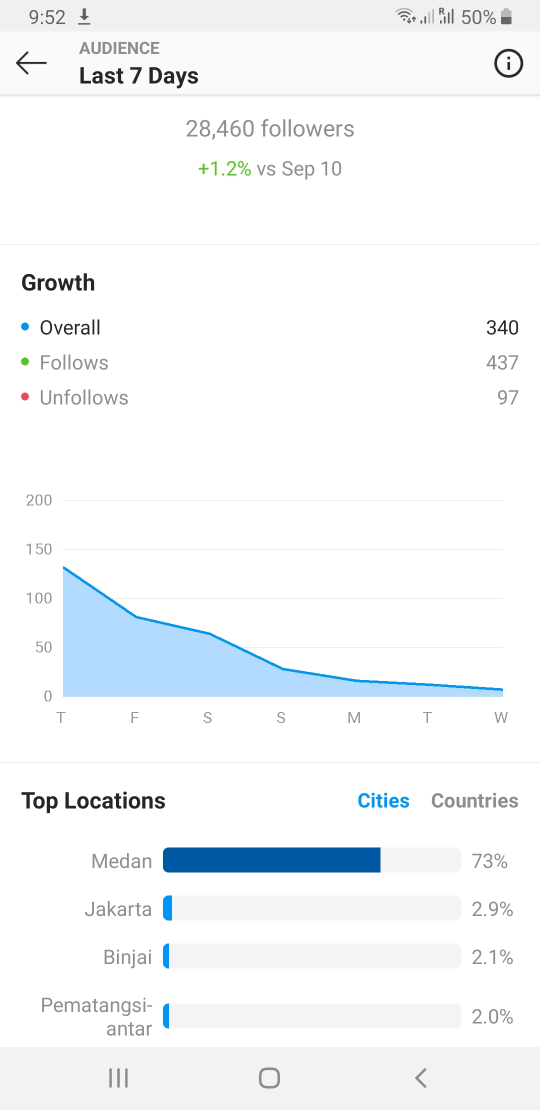
#> input picture images/first/6.jpeg, 1080 x 2220 px, found by its file name (shown at 1/2 size)
$ python ROI.py
#> lines starting #> are read from the running program, lines starting #| are printed output that depends on the picture
# -*- coding: utf-8 -*-
"""
Created on Sat Sep 26 00:30:51 2020

@author: shash
"""

import cv2
import random

scale=0.5
circles=[]
counter=0
counter2=0
points1=[]
points2=[]
myPoints=[]
myColor=[]


# read image
counter=0
img = cv2.imread('C:\\Users\\shash\\Desktop\\Data_Science\\Major2020\\images\\6.jpeg')
#> img is the input picture: shape (2220, 1080, 3); mean B, G, R 249.5, 247.5, 244.9
img=cv2.resize(img,(0,0),None,scale,scale)
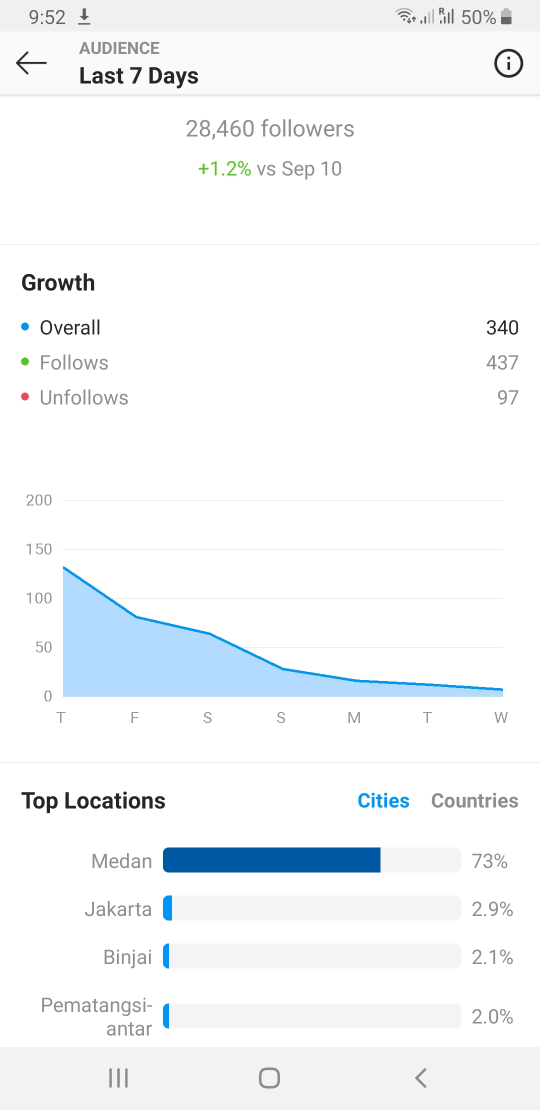
#> img: shape (1110, 540, 3); mean B, G, R 249.5, 247.5, 244.9
#cv2.imshow('original image', img)
def mouse_click(event,x,y,flags,param):
    global circles, counter, counter2, points1, points2, myPoints, myColor
    if event==cv2.EVENT_LBUTTONDOWN:
        if counter==0:
            points1=int(x),int(y)
            counter+=1
            myColor=(random.randint(0,2)*200, random.randint(0,2)*200, random.randint(0,2)*200)
            print(x,y,myColor)
        elif counter==1:
            points2=int(x),int(y)
            counter=0
            print('out')
            type='TEXT'
            name='Date'
            myPoints.append([points1,points2,type,name])
        circles.append([x,y,myColor])
        counter2+=1
        for x,y,color in circles:
            cv2.circle(img,(x,y),3,color,cv2.FILLED)
        cv2.imshow("original image",img)


#cv2.setMouseCallback('original image', mouse_click)

cv2.waitKey(0)

# close all the opened windows.
print(myPoints)
cv2.destroyAllWindows()

import cv2
import numpy as np
import pytesseract
import os

pytesseract.pytesseract.tesseract_cmd='C:\\Program Files\\Tesseract-OCR\\tesseract.exe'

roi=[

[(123, 76), (183, 89), 'TEXT', 'Date'],
[(212, 230), (262, 250), 'TEXT', 'Impressions'],
[(224, 283), (262, 306), 'TEXT', 'Account Activity'],
[(229, 321), (262, 336), 'TEXT', 'Profile Vists'],
[(236, 368), (264, 383), 'TEXT', 'Website Tags']
     ]

img = cv2.imread('C:\\Users\\shash\\Desktop\\Data_Science\\Major2020\\images\\1.jpeg')
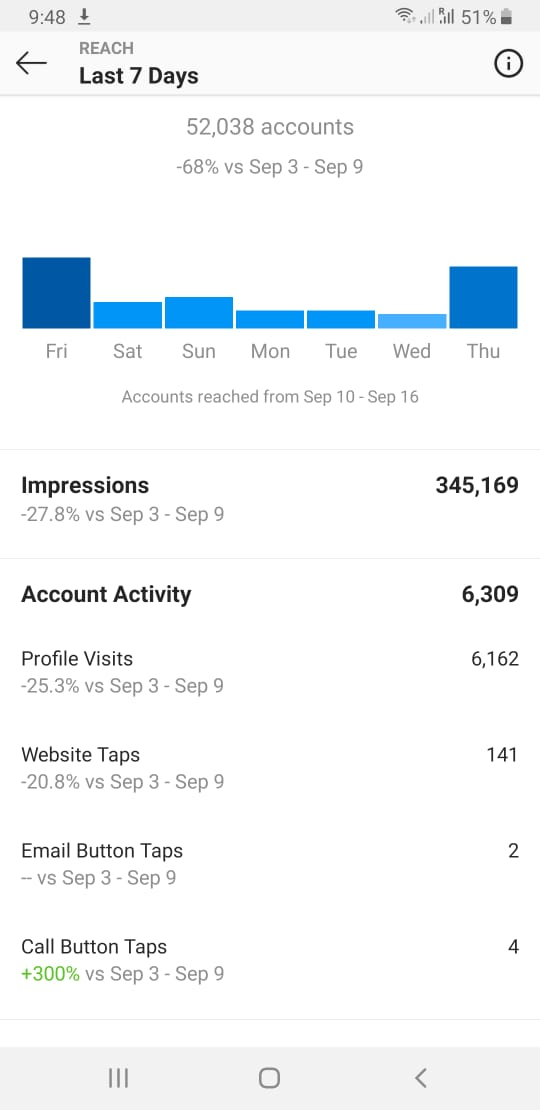
#> input picture images/first/1.jpeg, 540 x 1110 px, found by its file name
#> img is the input picture: shape (1110, 540, 3); mean B, G, R 248, 245.7, 242.4
img=cv2.resize(img,(0,0),None,scale,scale)
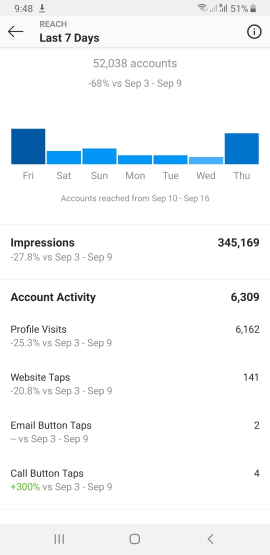
#> img: shape (555, 270, 3); mean B, G, R 248, 245.8, 242.5

print(img.shape)
#| (555, 270, 3)
imgShow=img.copy()
print(imgShow.shape)
#| (555, 270, 3)
imgMask=np.zeros_like(imgShow)

myData=[]

img = cv2.cvtColor(img,cv2.COLOR_BGR2RGB)
for x,r in enumerate(roi):
    cv2.rectangle(imgMask,(r[0][0],r[0][1]),(r[1][0],r[1][0]),(0,0,255),cv2.FILLED)
    imgShow = cv2.addWeighted(imgShow,0.99,imgMask,0.1,0)
    imgCrop=img[r[0][1]:r[1][1],r[0][0]:r[1][0]]
    print(r[0][1],r[1][1],r[0][0],r[1][0])
#> (the run stopped early here; a loop or call above may not have finished)
